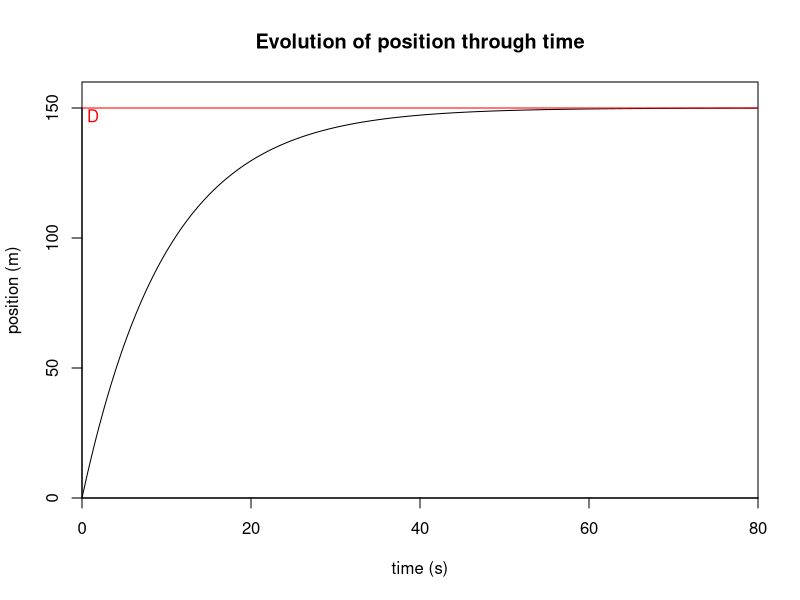
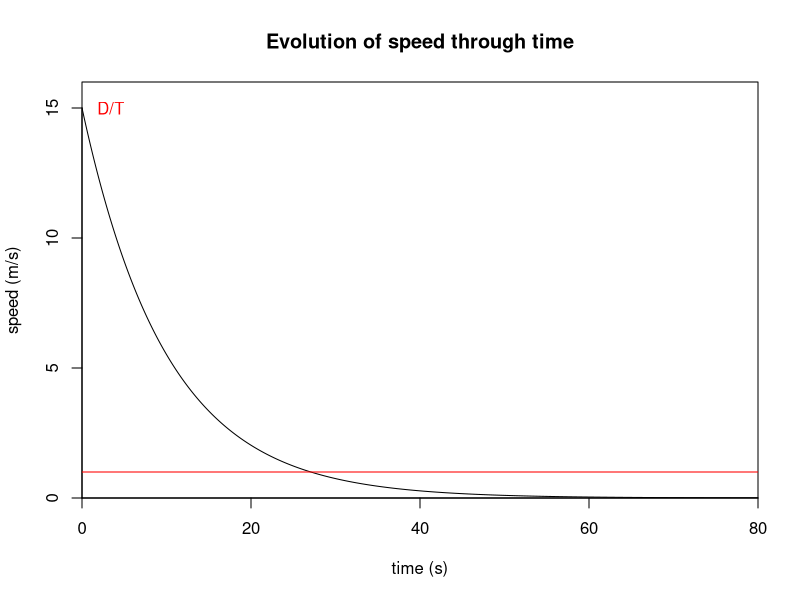

R code for these plots, in order:
require(stats)
D = 150
T = 10
t = seq(0, 80, 0.01)
x = -D*exp(-(t/T))+D
v = (D/T)*exp(-(t/T))
png("CarPos.png")
plot(t, x, type="l", main="Evolution of position through time", xlab="time (s)", ylab="position (m)", xlim=c(0,80), ylim=c(0, D+10),  xaxs = "i", yaxs = "i")
abline(h=D, col="red")
text(2, D-3, "D", 1, col="red")

png("CarSpeed.png")
plot(t, v, type="l", main="Evolution of speed through time", xlab="time (s)", ylab="speed (m/s)", xlim=c(0,80), ylim=c(0,(D+10)/T), xaxs = "i", yaxs = "i")
text(5, D/T, "D/T", 1, col="red")
abline(h=1, col="red")



